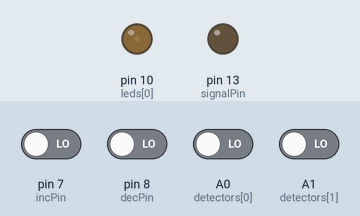
Bench run of a sketch on a simulated Arduino Uno, built with avr-gcc and run on an emulated ATmega328P. On the bench: output pins drawn as LEDs (lit = HIGH). The inputs (shaded band) are chosen by the test bench; at power-on: A0 (detectors[0]), A1 (detectors[1]), pin 7 (incPin), pin 8 (decPin) LOW. EEPROM starts erased.

Above: at 1.26 s.
1.3 s: pin 8 (decPin) driven HIGH
At 1.46 s:
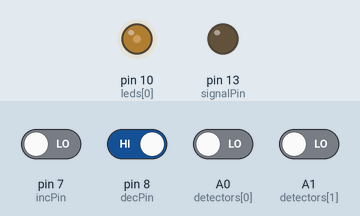
At 5.0 s:
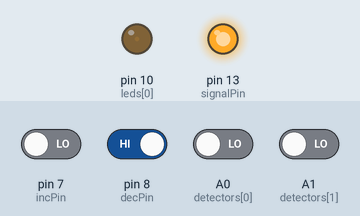
Timing chart, 0 to 10.3 s (numbered marks = the images above; inputs shaded):
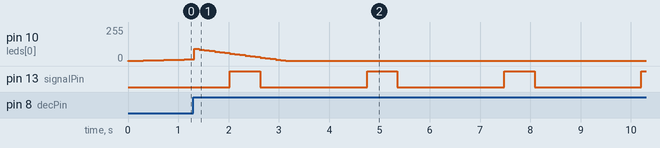

Measured:
- by itself, pin 13 (signalPin): alternates HIGH for 0.61 s and LOW for 2.1 s

The sketch:

LightsDriverProMini.ino
```cpp
#include <EEPROM.h>

#define TIME_RESOLUTION 100
#define AUTO_OFF_MAX_VAL 1 * 60 * (1000 / TIME_RESOLUTION) // 1min
#define MAX_VAL 255

int leds[] = {10};
byte ledsCount = 1;
bool ledsOn = true;
byte currentLedVal = 0;
byte expectedLedVal = 100;

int detectors[] = {A0, A1};
byte detectorsCount = 2;
bool isDetected = false;

int autoOffCounter = 0;

unsigned long nextRead = 0;

int incPin = 7;
int decPin = 8;

int signalPin = 13;
int signalVal = 0;
bool signalState = false;

void setup()
{
  if (EEPROM.read(0) != 1)
  {
    EEPROM.write(0, 1);
    EEPROM.write(1, expectedLedVal);
  }
  else
  {
    expectedLedVal = EEPROM.read(1);
  }

  pinMode(signalPin, OUTPUT);
  pinMode(incPin, INPUT);
  pinMode(decPin, INPUT);

  for (byte i = 0; i < ledsCount; i++)
  {
    pinMode(leds[i], OUTPUT);
  }

  for (byte i = 0; i < detectorsCount; i++)
  {
    pinMode(detectors[i], INPUT);
  }
}

void loop()
{
  handleTimer();
}

void handleTimer()
{
  if (nextRead < millis())
  {
    nextRead = millis() + TIME_RESOLUTION;
    handleEvents();
  }
}

void handleEvents()
{
  handleIncDec();
  handleAutoOnOff();
  handleLeds();
  handleSignal();
}

void handleSignal()
{
  if (signalState && signalVal < 5) // 500ms
  {
    signalVal++;
  }
  else if (signalState && signalVal >= 5)
  {
    signalState = false;
    digitalWrite(signalPin, LOW);
    signalVal = 0;
  }
  else if (!signalState && signalVal < 20) // 2s
  {
    signalVal++;
  }
  else if (!signalState && signalVal >= 20)
  {
    signalState = true;
    digitalWrite(signalPin, HIGH);
    signalVal = 0;
  }
}

void handleIncDec()
{
  bool wasChanged = false;

  if (digitalRead(incPin) == HIGH && digitalRead(decPin) == HIGH)
  {
    ledsOn = true;
    currentLedVal = 0;
  }
  else if (expectedLedVal < MAX_VAL && digitalRead(incPin) == HIGH)
  {
    wasChanged = true;
    ledsOn = true;
    expectedLedVal += 5;
  }
  else if (expectedLedVal > 0 && digitalRead(decPin) == HIGH)
  {
    wasChanged = true;
    ledsOn = true;
    expectedLedVal -= 5;
    currentLedVal = expectedLedVal > 0 ? expectedLedVal - 5 : 0;
  }

  if (wasChanged)
  {
    EEPROM.write(1, expectedLedVal);
  }
}

void handleAutoOnOff()
{
  handleDetection();
  if (ledsOn && !isDetected)
  {
    autoOffCounter++;
  }

  if (ledsOn && isDetected)
  {
    autoOffCounter = 0;
  }

  if (!ledsOn && isDetected)
  {
    ledsOn = true;
  }

  if (autoOffCounter >= AUTO_OFF_MAX_VAL)
  {
    ledsOn = false;
    autoOffCounter = 0;
  }
}

void handleDetection()
{
  for (byte i = 0; i < detectorsCount; i++)
  {
    if (digitalRead(detectors[i]) == HIGH)
    {
      isDetected = true;
      return;
    }
  }

  isDetected = false;
}

void handleLeds()
{
  bool wasChanged = false;

  if (ledsOn && currentLedVal < expectedLedVal)
  {
    currentLedVal += 1;
    wasChanged = true;
  }

  if (!ledsOn && currentLedVal > 0)
  {
    currentLedVal -= 1;
    wasChanged = true;
  }

  if (wasChanged)
  {
    for (byte i = 0; i < ledsCount; i++)
    {
      analogWrite(leds[i], currentLedVal);
    }
  }
}
```
